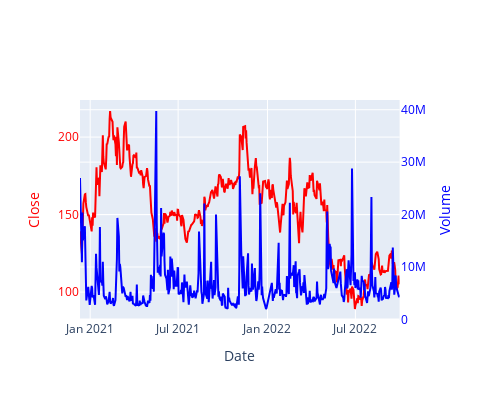

Here is the notebook cell this chart was saved with:
### Code cell
# plotly 로 2중축 차트
from plotly.subplots import make_subplots
fig = make_subplots(specs=[[{"secondary_y":True}]]) # 추가하려는 축 2차원 list spec 지정

# 축 설정
sub_fig_1 = px.line(df_abnb, x='Date', y='Close')
sub_fig_1.update_traces(line_color='red')
sub_fig_2 = px.line(df_abnb, x='Date', y='Volume')
sub_fig_2.update_traces(line_color='blue')
sub_fig_2.update_traces(yaxis='y2')

# 2개의 차트 합치기
fig.add_traces(sub_fig_1.data + sub_fig_2.data)

# 레이블 설정
fig.layout.xaxis.title = 'Date'
fig.layout.yaxis.title = 'Close'
fig.layout.yaxis.color = 'red'
fig.layout.yaxis2.title = 'Volume'
fig.layout.yaxis2.color = 'blue'

fig.update_layout(width=500, height=400)

### Figure 1 — Plotly figure (JSON) as saved in the notebook; plotly's stock layout.template omitted (floating-point values rounded to 4 significant figures; data arrays with more than 128 entries replaced by an {"elided": "..."} marker saying what was removed)
{"data": [{"hovertemplate": "Date=%{x}<br>Close=%{y}<extra></extra>", "legendgroup": "", "line": {"color": "red", "dash": "solid"}, "marker": {"symbol": "circle"}, "mode": "lines", "name": "", "orientation": "v", "showlegend": false, "type": "scatter", "x": {"elided": "454 str values"}, "xaxis": "x", "y": {"elided": "454 float values"}, "yaxis": "y"}, {"hovertemplate": "Date=%{x}<br>Volume=%{y}<extra></extra>", "legendgroup": "", "line": {"color": "blue", "dash": "solid"}, "marker": {"symbol": "circle"}, "mode": "lines", "name": "", "orientation": "v", "showlegend": false, "type": "scatter", "x": {"elided": "454 str values"}, "xaxis": "x", "y": {"elided": "454 int values"}, "yaxis": "y2"}], "layout": {"height": 400, "width": 500, "xaxis": {"anchor": "y", "domain": [0, 0.94], "title": {"text": "Date"}}, "yaxis": {"anchor": "x", "color": "red", "domain": [0, 1], "title": {"text": "Close"}}, "yaxis2": {"anchor": "x", "color": "blue", "overlaying": "y", "side": "right", "title": {"text": "Volume"}}}}
